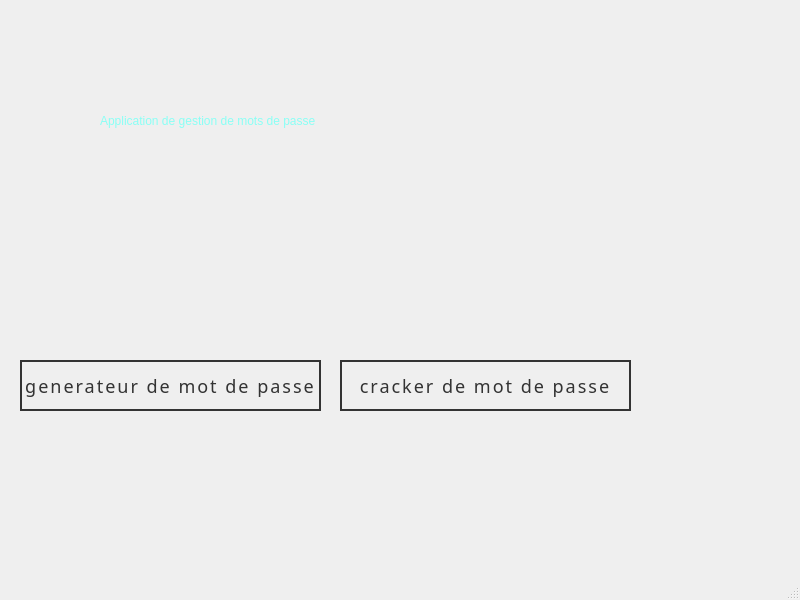
<?xml version="1.0" encoding="UTF-8"?>
<ui version="4.0">
 <class>MainWindow</class>
 <widget class="QMainWindow" name="MainWindow">
  <property name="geometry">
   <rect>
    <x>0</x>
    <y>0</y>
    <width>800</width>
    <height>600</height>
   </rect>
  </property>
  <property name="windowTitle">
   <string>MainWindow</string>
  </property>
  <widget class="QWidget" name="centralwidget">
   <widget class="QPushButton" name="pushButton">
    <property name="geometry">
     <rect>
      <x>20</x>
      <y>360</y>
      <width>301</width>
      <height>51</height>
     </rect>
    </property>
    <property name="styleSheet">
     <string notr="true">
QPushButton{
  display: block;
  width: 200px;
  height: 40px;
  line-height: 40px;
  font-size: 18px;
  font-family: sans-serif;
  text-decoration: none;
  color: #333;
  border: 2px solid #333;
  letter-spacing: 2px;
  text-align: center;
  position: relative;
  transition: all .35s;
}


QPushButton::after{
  position: absolute;
  content: &quot;&quot;;
  top: 0;
  left: 0;
  width: 0;
  height: 100%;
  background: #ff003b;
  transition: all .35s;
}

QPushButton::hover{
  color: #fff;
  background: rgb(114, 255, 243);
  
}

QPushButton::hover::after{
  width: 100%;
}</string>
    </property>
    <property name="text">
     <string>generateur de mot de passe</string>
    </property>
   </widget>
   <widget class="QPushButton" name="pushButton_2">
    <property name="geometry">
     <rect>
      <x>340</x>
      <y>360</y>
      <width>291</width>
      <height>51</height>
     </rect>
    </property>
    <property name="styleSheet">
     <string notr="true">
QPushButton{
  display: block;
  width: 200px;
  height: 40px;
  line-height: 40px;
  font-size: 18px;
  font-family: sans-serif;
  text-decoration: none;
  color: #333;
  border: 2px solid #333;
  letter-spacing: 2px;
  text-align: center;
  position: relative;
  transition: all .35s;
}


QPushButton::after{
  position: absolute;
  content: &quot;&quot;;
  top: 0;
  left: 0;
  width: 0;
  height: 100%;
  background: #ff003b;
  transition: all .35s;
}

QPushButton::hover{
  color: #fff;
  background: rgb(114, 255, 243);
  
}

QPushButton::hover::after{
  width: 100%;
}</string>
    </property>
    <property name="text">
     <string>cracker de mot de passe</string>
    </property>
   </widget>
   <widget class="QLabel" name="label">
    <property name="geometry">
     <rect>
      <x>100</x>
      <y>100</y>
      <width>491</width>
      <height>41</height>
     </rect>
    </property>
    <property name="styleSheet">
     <string notr="true">font: 16pt &quot;Lucida Calligraphy&quot;;

color:rgb(138, 255, 245)</string>
    </property>
    <property name="text">
     <string>Application de gestion de mots de passe</string>
    </property>
   </widget>
  </widget>
  <widget class="QMenuBar" name="menubar">
   <property name="geometry">
    <rect>
     <x>0</x>
     <y>0</y>
     <width>800</width>
     <height>20</height>
    </rect>
   </property>
  </widget>
  <widget class="QStatusBar" name="statusbar"/>
 </widget>
 <resources/>
 <connections/>
</ui>
